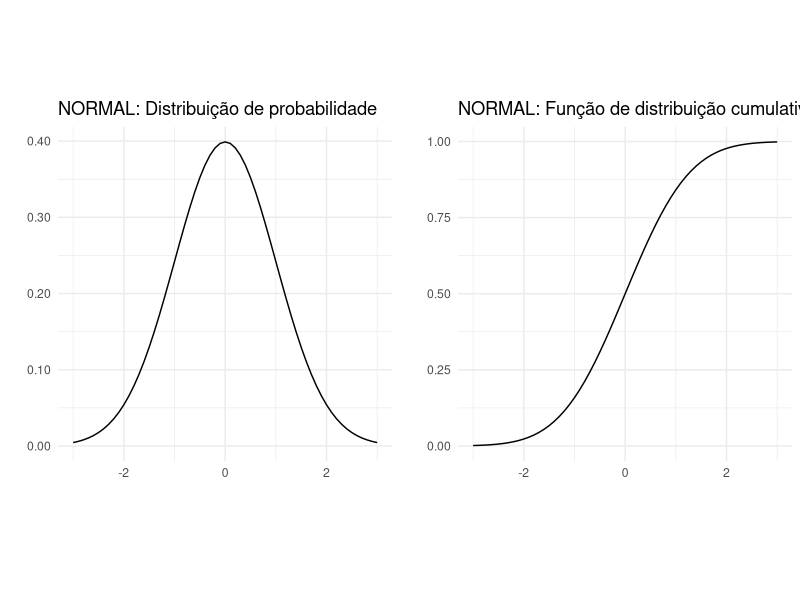

The R script that drew this image:
## ---- chunk 1

scaleFUN <- function(x) sprintf("%.2f", x)

# normal
d1 <- ggfortify::ggdistribution(dnorm,
                                seq(-3, 3, 0.1),
                                mean = 0,
                                sd = 1,
                                main = "NORMAL: Distribuição de probabilidade") + ggplot2::scale_y_continuous(labels = scaleFUN) + ggplot2::theme_minimal() + ggplot2::theme(aspect.ratio = 1)

p1 <- ggfortify::ggdistribution(pnorm,
                                seq(-3, 3, 0.1),
                                mean = 0,
                                sd = 1,
                                main = "NORMAL: Função de distribuição cumulativa") + ggplot2::scale_y_continuous(labels = scaleFUN) + ggplot2::theme_minimal() + ggplot2::theme(aspect.ratio = 1)

ggpubr::ggarrange(d1, p1, heights = c(1, 1), widths = c(1, 1), nrow = 1, ncol = 2, align = "h")
